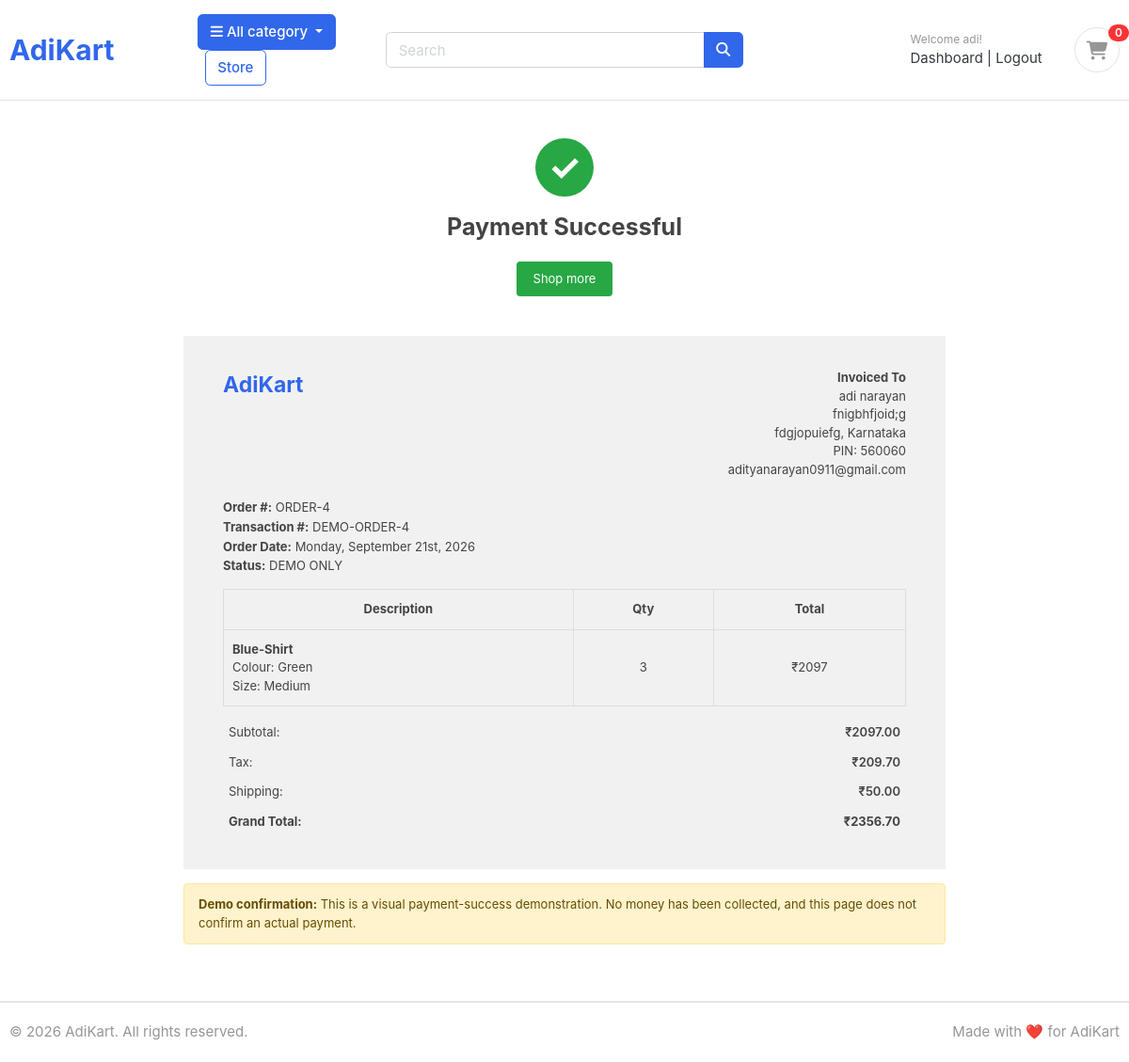
Page /orders/demo-payment-success/4/ (signed in) on the committed database.
### accounts/models.py (models this page shows, shortened)
class Account(AbstractBaseUser):
    first_name = models.CharField(max_length=50)
    last_name = models.CharField(max_length=50)
    username = models.CharField(max_length=50, unique=True)
    email = models.EmailField(max_length=100, unique=True)
    phone_number = models.CharField(max_length=50)
    date_joined = models.DateTimeField(auto_now_add=True)
    last_login = models.DateTimeField(auto_now_add=True)
    is_admin = models.BooleanField(default=False)
    is_staff = models.BooleanField(default=False)
    is_active = models.BooleanField(default=False)
    is_superadmin = models.BooleanField(default=False)
    USERNAME_FIELD = 'email'
    REQUIRED_FIELDS = ['username', 'first_name', 'last_name']
    objects = MyAccountManager()

### orders/models.py (models this page shows, shortened)
class Order(models.Model):
    STATUS = (
        ('New', 'New'),
        ('Accepted', 'Accepted'),
        ('Completed', 'Completed'),
        ('Cancelled', 'Cancelled'),
    )
    user = models.ForeignKey(Account, on_delete=models.SET_NULL, null=True)
    first_name = models.CharField(max_length=50)
    last_name = models.CharField(max_length=50)
    phone = models.CharField(max_length=15)
    email = models.EmailField()
    address = models.CharField(max_length=255)
    city = models.CharField(max_length=50)
    state = models.CharField(max_length=50)
    pincode = models.CharField(max_length=10)
    order_total = models.DecimalField(
        max_digits=10,
        decimal_places=2
    )
    tax = models.DecimalField(
        max_digits=10,
        decimal_places=2
    )
    shipping_fee = models.DecimalField(
        max_digits=10,
        decimal_places=2
    )
    grand_total = models.DecimalField(
        max_digits=10,
        decimal_places=2
    )
    payment_method = models.CharField(max_length=50)
    status = models.CharField(
        max_length=20,
        choices=STATUS,
        default='New'
    )
    created_at = models.DateTimeField(auto_now_add=True)
    updated_at = models.DateTimeField(auto_now=True)

class OrderProduct(models.Model):
    order = models.ForeignKey(
        Order,
        on_delete=models.CASCADE
    )
    user = models.ForeignKey(
        Account,
        on_delete=models.CASCADE
    )
    product = models.ForeignKey(
        product,
        on_delete=models.CASCADE
    )
    quantity = models.IntegerField()
    product_price = models.DecimalField(
        max_digits=10,
        decimal_places=2
    )
    color = models.CharField(
        max_length=50,
        blank=True
    )
    size = models.CharField(
        max_length=50,
        blank=True
    )
    created_at = models.DateTimeField(
        auto_now_add=True
    )

### store/models.py (models this page shows, shortened)
class product(models.Model):
    product_name=models.CharField(max_length=200, unique=True)
    slug=models.SlugField(max_length=200, unique=True)
    description=models.TextField(max_length=500, blank=True)
    price=models.IntegerField()
    images=models.ImageField(upload_to='photos/products')
    is_available=models.BooleanField(default=True)
    category=models.ForeignKey(Category, on_delete=models.CASCADE)
    created_date=models.DateTimeField(auto_now_add=True)
    modified_date=models.DateTimeField(auto_now=True)

### orders/views.py (the view)
@login_required
def demo_payment_success(request, order_id):
    order = get_object_or_404(
        Order,
        id=order_id,
        user=request.user
    )
    order_products = OrderProduct.objects.filter(
        order=order
    )
    return render(
        request,
        'orders/payment_success.html',
        {
            'order': order,
            'order_products': order_products,
        }
    )

### cart/context_processors.py (called while the page is built)
def cart_count(request):
    cart = request.session.get('cart', {})
    count = 0
    for data in cart.values():
        if isinstance(data, dict):
            count += data.get('quantity', 0)
        else:
            count += data
    return {
        'cart_count': count
    }

### templates/orders/payment_success.html (shortened to what this page needs)
{% extends "base.html" %}
{% block content %}
<section class="success-page">
    <div class="success-heading">
        <div class="success-icon">&#10003;</div>
        <h2>Payment Successful</h2>
        <a href="{% url 'dashboard' %}" class="shop-more">
            Shop more
        </a>
    </div>
    <div class="invoice">
        <div class="invoice-top">
            <div class="invoice-logo">
                AdiKart
            </div>
            <div class="invoice-address">
                <strong>Invoiced To</strong><br>
                {{ order.first_name }} {{ order.last_name }}<br>
                {{ order.address }}<br>
                {{ order.city }}, {{ order.state }}<br>
                PIN: {{ order.pincode }}<br>
                {{ order.email }}
            </div>
        </div>
        <div class="invoice-meta">
            <strong>Order #:</strong>
            ORDER-{{ order.id }}<br>
            <strong>Transaction #:</strong>
            DEMO-ORDER-{{ order.id }}<br>
            <strong>Order Date:</strong>
            {% if order.created_at %}
                {{ order.created_at|date:"l, F jS, Y" }}
            {% elif order.date_created %}
                {{ order.date_created|date:"l, F jS, Y" }}
            {% else %}
                Not available
            {% endif %}
            <br>
            <strong>Status:</strong> DEMO ONLY
        </div>
        <table class="invoice-table">
            <thead>
                <tr>
                    <th>Description</th>
                    <th>Qty</th>
                    <th>Total</th>
                </tr>
            </thead>
            <tbody>
                {% for item in order_products %}
                    <tr>
                        <td>
                            <strong>
                                {{ item.product.product_name }}
                            </strong>
                            {% if item.color %}
                                <br>Colour: {{ item.color }}
                            {% endif %}
                            {% if item.size %}
                                <br>Size: {{ item.size }}
                            {% endif %}
                        </td>
                        <td>
                            {{ item.quantity }}
                        </td>
                        <td>
                            ₹{% widthratio item.product_price 1 item.quantity %}
                        </td>
                    </tr>
                {% empty %}
                    <tr>
                        <td colspan="3">
                            No products found.
                        </td>
                    </tr>
                {% endfor %}
            </tbody>
        </table>
        <table class="invoice-totals">
            <tr>
                <td>Subtotal:</td>
                <td>₹{{ order.order_total|floatformat:2 }}</td>
            </tr>
            <tr>
                <td>Tax:</td>
                <td>₹{{ order.tax|floatformat:2 }}</td>
            </tr>
            <tr>
                <td>Shipping:</td>
                <td>₹{{ order.shipping_fee|floatformat:2 }}</td>
            </tr>
            <tr>
                <td><strong>Grand Total:</strong></td>
                <td>
                    <strong>
                        ₹{{ order.grand_total|floatformat:2 }}
                    </strong>
                </td>
            </tr>
        </table>
    </div>
    <div class="demo-notice">
        <strong>Demo confirmation:</strong>
        This is a visual payment-success demonstration.
        No money has been collected, and this page does not
        confirm an actual payment.
    </div>
</section>
{% endblock %}

### templates/base.html (shortened to what this page needs)
{% load static %}
<!DOCTYPE HTML>
<html lang="en">
<head>
    <link rel="stylesheet" href="{% static 'css/bootstrap.css' %}">
    <link rel="stylesheet" href="{% static 'css/ui.css' %}">
    <link rel="stylesheet" href="{% static 'css/responsive.css' %}">
    <link rel="stylesheet"
          href="https://cdnjs.cloudflare.com/ajax/libs/font-awesome/6.5.1/css/all.min.css">
</head>
<body>
<header class="section-header">
    <section class="header-main border-bottom">
        <div class="container">
            <div class="row align-items-center">
                <div class="col-lg-2 col-md-3 col-6">
                    <a href="/" class="brand-wrap">
                        <h2 style="margin: 0; font-weight: bold;">
                            AdiKart
                        </h2>
                    </a>
                </div>
                <div class="col-lg col-md col-6">
                    <div class="category-wrap dropdown d-inline-block">
                        <button type="button"
                                class="btn btn-primary dropdown-toggle"
                                data-toggle="dropdown">
                            <i class="fa fa-bars"></i>
                            All category
                        </button>
                    </div>
                    <a href="{% url 'store' %}"
                       class="btn btn-outline-primary ml-2">
                        Store
                    </a>
                </div>
                <div class="col-lg-4 col-md-5 col-sm-12">
                    <form action="{% url 'store' %}"
                          class="search"
                          method="GET">
                        <div class="input-group w-100">
                            <input type="text"
                                   class="form-control"
                                   name="keyword"
                                   value="{{ keyword|default:'' }}"
                                   placeholder="Search">
                            <div class="input-group-append">
                                <button class="btn btn-primary"
                                        type="submit">
                                    <i class="fa fa-search"></i>
                                </button>
                            </div>
                        </div>
                    </form>
                </div>
                <div class="col-lg-4 col-md-5 col-12 order-lg-last">
                    <div class="widgets-wrap float-md-right">
                        <div class="widget-header mr-3">
                            <small class="title text-muted">
                                {% if user.is_authenticated %}
                                    Welcome {{ user.first_name }}!
                                {% else %}
                                    Welcome guest!
                                {% endif %}
                            </small>
                            <div>
                                {% if user.is_authenticated %}
                                    <a href="{% url 'dashboard' %}">
                                        Dashboard
                                    </a>
                                    <span class="dark-transp">
                                        |
                                    </span>
                                    <a href="{% url 'logout' %}">
                                        Logout
                                    </a>
                                {% endif %}
                            </div>
                        </div>
                        <a href="{% url 'cart' %}"
                           class="widget-header pl-3">
                            <div class="icon icon-sm rounded-circle border">
                                <i class="fa fa-shopping-cart"></i>
                            </div>
                            <span class="badge badge-pill badge-danger notify">
                                {{ cart_count }}
                            </span>
                        </a>
                    </div>
                </div>
            </div>
        </div>
    </section>
</header>
{% block content %}
{% endblock %}
<footer class="section-footer border-top">
    <div class="container">
        <section class="footer-bottom border-top row">
            <div class="col-md-6">
                <p class="text-muted">
                    © 2026 AdiKart. All rights reserved.
                </p>
            </div>
            <div class="col-md-6 text-md-right">
                <p class="text-muted">
                    Made with ❤️ for AdiKart
                </p>
            </div>
        </section>
    </div>
</footer>
</body>
</html>

### AdiKart/static/css/ui.css (style rules this page uses)
html { font-family: "Inter", sans-serif; font-size: 15px; }
.icon-xs, .icon-sm, .icon-md, .icon-lg { display: inline-block; text-align: center; flex-shrink: 0; flex-grow: 0; }
.icon-sm { width: 48px; height: 48px; line-height: 48px !important; font-size: 20px; }
p:last-child { margin-bottom: 0; }
.header-main { position: relative; padding-top: 1rem; padding-bottom: 1rem; }
.widget-header { display: inline-block; vertical-align: middle; position: relative; }
.widget-header a { color: #343a40; }
.widget-header i { color: #969696; }
.widget-header .title { display: block; }
.widget-header .notify { position: absolute; top: -3px; right: -10px; }
.footer-bottom { padding-top: 20px; padding-bottom: 20px; }
.notify { position: absolute; top: -4px; right: -10px; display: inline-block; padding: 0.25em 0.6em; font-size: 12px; line-height: 1; text-align: center; border-radius: 3rem; color: #fff; background-color: #fa3434; }

### templates/orders/payment_success.html (style rules this page uses)
.success-page { background: #fff; padding: 40px 15px 60px; min-height: 80vh; color: #444; }
.success-heading { text-align: center; margin-bottom: 42px; }
.success-icon { width: 62px; height: 62px; background: #28a745; color: white; border-radius: 50%; display: flex; align-items: center; justify-content: center; font-size: 39px; font-weight: bold; margin: 0 auto 16px; }
.success-heading h2 { font-size: 25px; font-weight: 700; margin-bottom: 20px; }
.shop-more { background: #28a745; color: #fff; border: none; border-radius: 4px; padding: 9px 18px; font-size: 13px; text-decoration: none; display: inline-block; }
.invoice { max-width: 810px; margin: 0 auto; padding: 35px 42px; background: #f1f1f1; font-size: 13px; }
.invoice-top { display: flex; justify-content: space-between; gap: 20px; margin-bottom: 20px; }
.invoice-logo { font-size: 23px; font-weight: bold; color: #3167eb; }
.invoice-address { text-align: right; line-height: 1.5; }
.invoice-meta { line-height: 1.6; margin-bottom: 14px; }
.invoice-table { width: 100%; border-collapse: collapse; margin-top: 10px; background: transparent; }
.invoice-table th, .invoice-table td { border: 1px solid #ddd; padding: 11px 9px; }
.invoice-table th { text-align: center; font-weight: 700; }
.invoice-table td:nth-child(2), .invoice-table td:nth-child(3) { text-align: center; white-space: nowrap; }
.invoice-totals { width: 100%; margin-top: 12px; }
.invoice-totals td { padding: 6px; }
.invoice-totals td:last-child { text-align: right; font-weight: 600; }
.demo-notice { max-width: 810px; margin: 15px auto 0; padding: 12px 15px; background: #fff3cd; border: 1px solid #ffe69c; border-radius: 4px; color: #664d03; font-size: 13px; }

### rows in the picture
Account: first_name "adi"
Order: first_name "adi", last_name "narayan", address "fnigbhfjoid;g", city "fdgjopuiefg", state "Karnataka", pincode "560060", email "adityanarayan0911@gmail.com", id "4", created_at "Monday, September 21st, 2026", order_total "2097.00", tax "209.70", shipping_fee "50.00", grand_total "2356.70"
OrderProduct: product.product_name "Blue-Shirt", color "Green", size "Medium", quantity "3", product_price+quantity "2097"

### other values in the picture
{{ cart_count }} "0"
